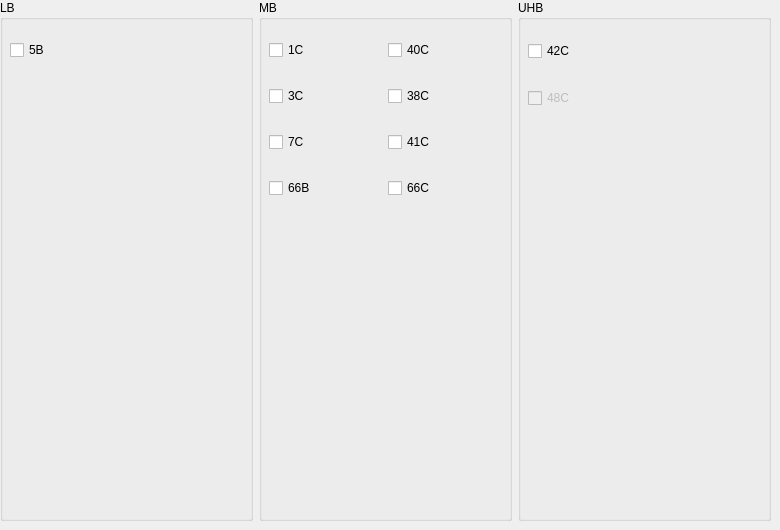
      <widget class="QWidget" name="page_ulca_lte">
       <attribute name="label">
        <string>ULCA_LTE</string>
       </attribute>
       <widget class="QWidget" name="layoutWidget_19">
        <property name="geometry">
         <rect>
          <x>0</x>
          <y>0</y>
          <width>771</width>
          <height>521</height>
         </rect>
        </property>
        <layout class="QHBoxLayout" name="horizontalLayout_bnads_lte_2">
         <item>
          <widget class="QGroupBox" name="groupBox_lb_ulca_lte">
           <property name="title">
            <string>LB</string>
           </property>
           <widget class="QCheckBox" name="ulca_5b">
            <property name="geometry">
             <rect>
              <x>10</x>
              <y>40</y>
              <width>36</width>
              <height>20</height>
             </rect>
            </property>
            <property name="text">
             <string>5B</string>
            </property>
           </widget>
          </widget>
         </item>
         <item>
          <widget class="QGroupBox" name="groupBox_mb_ulca_lte">
           <property name="title">
            <string>MB</string>
           </property>
           <widget class="QWidget" name="layoutWidget_23">
            <property name="geometry">
             <rect>
              <x>10</x>
              <y>20</y>
              <width>231</width>
              <height>201</height>
             </rect>
            </property>
            <layout class="QGridLayout" name="gridLayout_mb_lte_2">
             <item row="0" column="0">
              <widget class="QCheckBox" name="ulca_1c">
               <property name="text">
                <string>1C</string>
               </property>
              </widget>
             </item>
             <item row="3" column="0">
              <widget class="QCheckBox" name="ulca_66b">
               <property name="text">
                <string>66B</string>
               </property>
              </widget>
             </item>
             <item row="0" column="1">
              <widget class="QCheckBox" name="ulca_40c">
               <property name="enabled">
                <bool>true</bool>
               </property>
               <property name="statusTip">
                <string/>
               </property>
               <property name="text">
                <string>40C</string>
               </property>
               <property name="checkable">
                <bool>true</bool>
               </property>
               <property name="checked">
                <bool>false</bool>
               </property>
              </widget>
             </item>
             <item row="1" column="0">
              <widget class="QCheckBox" name="ulca_3c">
               <property name="text">
                <string>3C</string>
               </property>
              </widget>
             </item>
             <item row="1" column="1">
              <widget class="QCheckBox" name="ulca_38c">
               <property name="text">
                <string>38C</string>
               </property>
               <property name="checked">
                <bool>false</bool>
               </property>
              </widget>
             </item>
             <item row="3" column="1">
              <widget class="QCheckBox" name="ulca_66c">
               <property name="text">
                <string>66C</string>
               </property>
              </widget>
             </item>
             <item row="2" column="1">
              <widget class="QCheckBox" name="ulca_41c">
               <property name="text">
                <string>41C</string>
               </property>
              </widget>
             </item>
             <item row="2" column="0">
              <widget class="QCheckBox" name="ulca_7c">
               <property name="text">
                <string>7C</string>
               </property>
              </widget>
             </item>
            </layout>
           </widget>
          </widget>
         </item>
         <item>
          <widget class="QGroupBox" name="groupBox_uhb_ulca_lte">
           <property name="title">
            <string>UHB</string>
           </property>
           <widget class="QWidget" name="layoutWidget_24">
            <property name="geometry">
             <rect>
              <x>10</x>
              <y>20</y>
              <width>231</width>
              <height>111</height>
             </rect>
            </property>
            <layout class="QGridLayout" name="gridLayout_uhb_lte_2">
             <item row="1" column="0">
              <widget class="QCheckBox" name="ulca_48c">
               <property name="enabled">
                <bool>false</bool>
               </property>
               <property name="text">
                <string>48C</string>
               </property>
              </widget>
             </item>
             <item row="0" column="0">
              <widget class="QCheckBox" name="ulca_42c">
               <property name="text">
                <string>42C</string>
               </property>
              </widget>
             </item>
            </layout>
           </widget>
          </widget>
         </item>
        </layout>
       </widget>
      </widget>
